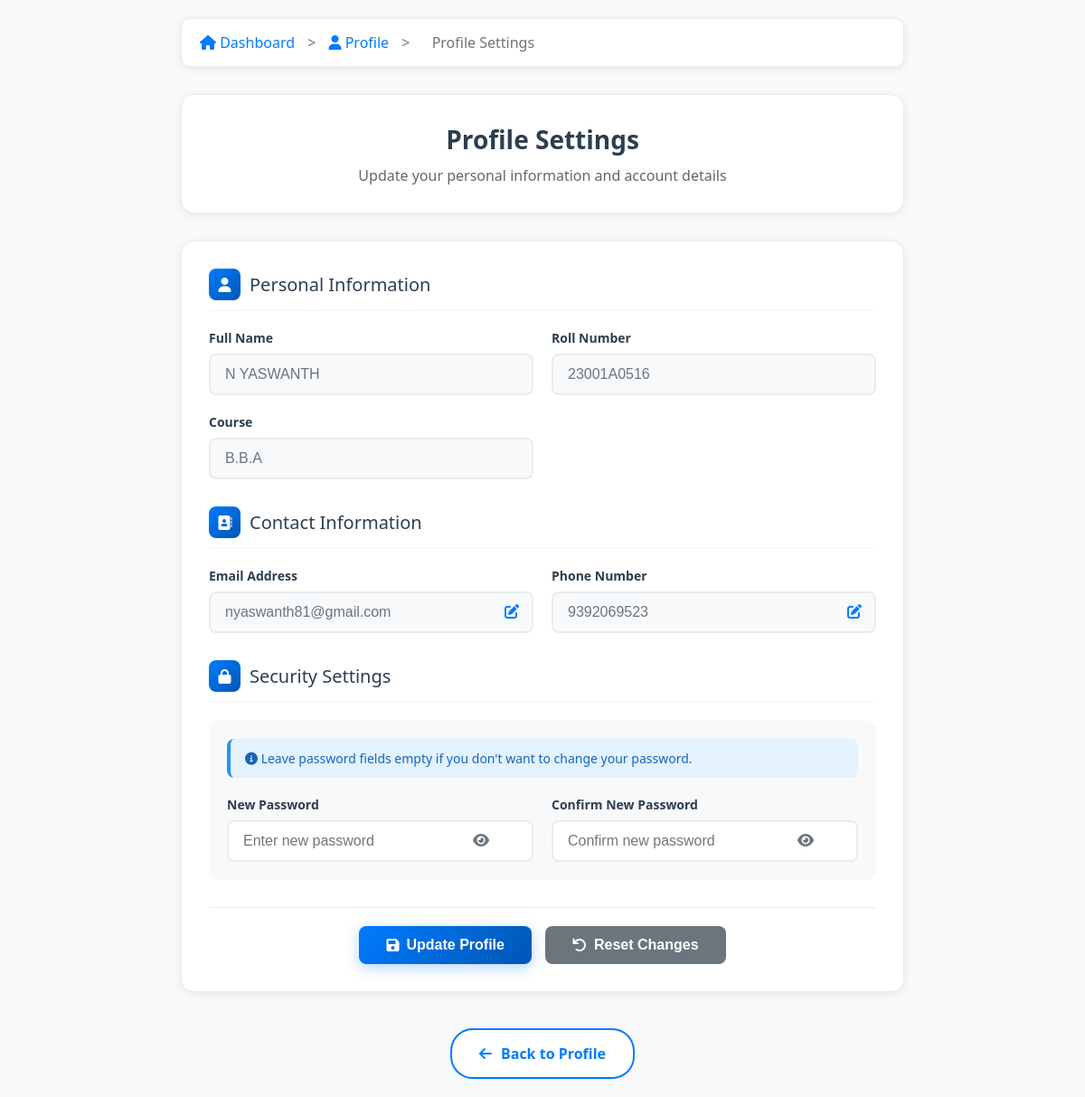
Screenshot of /seatb/profile-details.php (signed in) with the database file from the repository.
### tables this page shows
CREATE TABLE `students` (
  `id` int(11) NOT NULL,
  `student_name` varchar(100) NOT NULL,
  `roll_number` varchar(50) NOT NULL,
  `course` varchar(100) DEFAULT NULL,
  `email` varchar(100) NOT NULL,
  `phone` varchar(15) NOT NULL,
  `password` varchar(255) NOT NULL,
  `passport_photo` longtext DEFAULT NULL,
  `id_card_photo` longtext DEFAULT NULL,
  `status` enum('pending','approved','rejected') DEFAULT 'pending',
  `issue` text DEFAULT 'No issue',
  `registration_date` timestamp NOT NULL DEFAULT current_timestamp(),
  `created_at` timestamp NOT NULL DEFAULT current_timestamp(),
  `updated_at` timestamp NOT NULL DEFAULT current_timestamp() ON UPDATE current_timestamp()
);

### seatb/profile-details.php (the view, shortened to what this page needs)
<?php
require_once 'config.php';
if ($_SERVER['REQUEST_METHOD'] === 'POST' && isset($_POST['student_id'])) {
    $student_id = $_POST['student_id'];
    $_SESSION['student_id'] = $student_id;
} else {
    $student_id = $_SESSION['student_id'] ?? null;
}
function getStudentById($id) {
    global $pdo;
    try {
        $stmt = $pdo->prepare("SELECT * FROM students WHERE id = ?");
        $stmt->execute([$id]);
        return $stmt->fetch();
    } catch (PDOException $e) {
        return false;
    }
}
$student = getStudentById($student_id);
?>
<!DOCTYPE html>
<html lang="en">
<head>
    <link href="https://cdnjs.cloudflare.com/ajax/libs/font-awesome/6.0.0/css/all.min.css" rel="stylesheet">
</head>
<body>
    <div class="container">
        <div class="breadcrumb">
            <a href="dashboard.php"><i class="fas fa-home"></i> Dashboard</a>
            <span>></span>
            <a href="student-profile.php"><i class="fas fa-user"></i> Profile</a>
            <span>></span>
            <span>Profile Settings</span>
        </div>
        <div class="header loading">
            <h1>Profile Settings</h1>
            <p>Update your personal information and account details</p>
        </div>
        <div class="profile-form loading" style="animation-delay: 0.1s;">
            <form method="POST" id="profileForm">
                <div class="form-section">
                    <div class="section-title">
                        <div class="section-icon">
                            <i class="fas fa-user"></i>
                        </div>
                        Personal Information
                    </div>
                    <div class="form-grid">
                        <div class="form-group">
                            <label class="form-label" for="student_name">Full Name</label>
                            <input type="text"
                                   id="student_name"
                                   name="student_name"
                                   class="form-input"
                                   value="<?php echo htmlspecialchars($student['student_name']); ?>"
                                   disabled readonly>
                        </div>
                        <div class="form-group">
                            <label class="form-label" for="roll_number">Roll Number</label>
                            <input type="text"
                                   id="roll_number"
                                   name="roll_number"
                                   class="form-input"
                                   value="<?php echo htmlspecialchars($student['roll_number']); ?>"
                                   disabled readonly>
                        </div>
                        <div class="form-group">
                            <label class="form-label" for="course">Course</label>
                            <input type="text"
                                   id="course"
                                   name="course"
                                   class="form-input"
                                   value="<?php echo htmlspecialchars($student['course']); ?>"
                                   disabled readonly>
                        </div>
                    </div>
                </div>
                <div class="form-section">
                    <div class="section-title">
                        <div class="section-icon">
                            <i class="fas fa-address-book"></i>
                        </div>
                        Contact Information
                    </div>
                    <div class="form-grid">
                        <div class="form-group">
                            <label class="form-label" for="email">Email Address</label>
                            <div style="position: relative;">
                                <input type="email"
                                       id="email"
                                       name="email"
                                       class="form-input"
                                       value="<?php echo htmlspecialchars($student['email']); ?>"
                                       disabled>
                                <button type="button" class="edit-toggle" onclick="toggleEdit('email')">
                                    <i class="fas fa-edit"></i>
                                </button>
                            </div>
                        </div>
                        <div class="form-group">
                            <label class="form-label" for="phone">Phone Number</label>
                            <div style="position: relative;">
                                <input type="tel"
                                       id="phone"
                                       name="phone"
                                       class="form-input"
                                       value="<?php echo htmlspecialchars($student['phone']); ?>"
                                       disabled>
                                <button type="button" class="edit-toggle" onclick="toggleEdit('phone')">
                                    <i class="fas fa-edit"></i>
                                </button>
                            </div>
                        </div>
                    </div>
                </div>
                <div class="form-section">
                    <div class="section-title">
                        <div class="section-icon">
                            <i class="fas fa-lock"></i>
                        </div>
                        Security Settings
                    </div>
                    <div class="password-section">
                        <div class="password-note">
                            <i class="fas fa-info-circle"></i>
                            Leave password fields empty if you don't want to change your password.
                        </div>
                        <div class="form-grid">
                            <div class="form-group">
                                <label class="form-label" for="password">New Password</label>
                                <div style="position: relative;">
                                    <input type="password"
                                           id="password"
                                           name="password"
                                           class="form-input"
                                           placeholder="Enter new password">
                                    <button type="button" class="password-toggle" onclick="togglePassword('password')">
                                        <i class="fas fa-eye"></i>
                                    </button>
                                </div>
                            </div>
                            <div class="form-group">
                                <label class="form-label" for="confirm_password">Confirm New Password</label>
                                <div style="position: relative;">
                                    <input type="password"
                                           id="confirm_password"
                                           name="confirm_password"
                                           class="form-input"
                                           placeholder="Confirm new password">
                                    <button type="button" class="password-toggle" onclick="togglePassword('confirm_password')">
                                        <i class="fas fa-eye"></i>
                                    </button>
                                </div>
                            </div>
                        </div>
                    </div>
                </div>
                <div class="form-actions">
                    <button type="submit" name="update_profile" class="btn btn-primary">
                        <i class="fas fa-save"></i>
                        Update Profile
                    </button>
                    <button type="button" class="btn btn-secondary" onclick="resetForm()">
                        <i class="fas fa-undo"></i>
                        Reset Changes
                    </button>
                </div>
            </form>
        </div>
        <div class="back-section">
            <a href="student-profile.php" class="back-btn">
                <i class="fas fa-arrow-left"></i>
                Back to Profile
            </a>
        </div>
    </div>
</body>
</html>

### seatb/profile-details.php (style rules this page uses)
* { margin: 0; padding: 0; box-sizing: border-box; }
body { font-family: 'Segoe UI', Tahoma, Geneva, Verdana, sans-serif; background: #f8f9fa; min-height: 100vh; padding: 20px; }
.container { max-width: 800px; margin: 0 auto; }
.header { background: white; border-radius: 15px; padding: 30px; margin-bottom: 30px; box-shadow: 0 2px 10px rgba(0,0,0,0.08); text-align: center; border: 1px solid #e9ecef; }
.header h1 { color: #2c3e50; margin-bottom: 10px; font-size: 28px; }
.header p { color: #666; font-size: 16px; }
.breadcrumb { background: white; padding: 15px 20px; border-radius: 10px; margin-bottom: 30px; box-shadow: 0 2px 10px rgba(0,0,0,0.08); border: 1px solid #e9ecef; }
.breadcrumb a { color: #007bff; text-decoration: none; transition: color 0.3s; }
.breadcrumb span { color: #6c757d; margin: 0 10px; }
.profile-form { background: white; border-radius: 15px; padding: 30px; box-shadow: 0 2px 10px rgba(0,0,0,0.08); border: 1px solid #e9ecef; margin-bottom: 30px; }
.form-section { margin-bottom: 30px; }
.section-title { color: #2c3e50; font-size: 20px; margin-bottom: 20px; padding-bottom: 10px; border-bottom: 2px solid #f8f9fa; display: flex; align-items: center; gap: 10px; }
.section-icon { width: 35px; height: 35px; background: linear-gradient(135deg, #007bff, #0056b3); border-radius: 8px; display: flex; align-items: center; justify-content: center; color: white; font-size: 16px; }
.form-grid { display: grid; grid-template-columns: repeat(auto-fit, minmax(300px, 1fr)); gap: 20px; }
.form-group { position: relative; }
.form-label { display: block; margin-bottom: 8px; color: #2c3e50; font-weight: 600; font-size: 14px; }
.form-input { width: 100%; padding: 12px 16px; border: 2px solid #e9ecef; border-radius: 8px; font-size: 16px; transition: all 0.3s; background: white; }
.form-input:disabled { background: #f8f9fa; color: #6c757d; cursor: not-allowed; }
.edit-toggle { position: absolute; right: 12px; top: 50%; transform: translateY(-50%); background: none; border: none; color: #007bff; cursor: pointer; font-size: 16px; padding: 4px; transition: color 0.3s; }
.password-toggle { position: absolute; right: 45px; top: 50%; transform: translateY(-50%); background: none; border: none; color: #6c757d; cursor: pointer; font-size: 16px; padding: 4px; }
.password-section { background: #f8f9fa; padding: 20px; border-radius: 10px; margin-top: 20px; }
.password-note { background: #e3f2fd; color: #1565c0; padding: 12px 16px; border-radius: 8px; font-size: 14px; margin-bottom: 20px; border-left: 4px solid #2196f3; }
.form-actions { display: flex; gap: 15px; justify-content: center; margin-top: 30px; padding-top: 20px; border-top: 1px solid #e9ecef; }
.btn { padding: 12px 30px; border: none; border-radius: 8px; font-size: 16px; font-weight: 600; cursor: pointer; text-decoration: none; display: inline-flex; align-items: center; gap: 8px; transition: all 0.3s; }
.btn-primary { background: linear-gradient(135deg, #007bff, #0056b3); color: white; box-shadow: 0 4px 15px rgba(0, 123, 255, 0.3); }
.btn-secondary { background: #6c757d; color: white; }
.back-section { text-align: center; margin-top: 40px; }
.back-btn { background: white; color: #007bff; padding: 15px 30px; border: 2px solid #007bff; border-radius: 25px; text-decoration: none; display: inline-flex; align-items: center; gap: 10px; font-weight: 600; transition: all 0.3s; }
.loading { opacity: 0; animation: fadeIn 0.6s ease-in-out forwards; }

### rows the page displays
students: student_name "N YASWANTH", roll_number "23001A0516", course "B.B.A", email "nyaswanth81@gmail.com", phone "9392069523"
